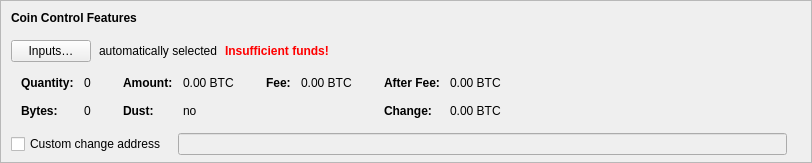
    <widget class="QFrame" name="frameCoinControl">
     <property name="sizePolicy">
      <sizepolicy hsizetype="Expanding" vsizetype="Expanding">
       <horstretch>0</horstretch>
       <verstretch>0</verstretch>
      </sizepolicy>
     </property>
     <property name="maximumSize">
      <size>
       <width>16777215</width>
       <height>16777215</height>
      </size>
     </property>
     <property name="frameShape">
      <enum>QFrame::StyledPanel</enum>
     </property>
     <property name="frameShadow">
      <enum>QFrame::Sunken</enum>
     </property>
     <layout class="QVBoxLayout" name="verticalLayoutCoinControl2">
      <property name="spacing">
       <number>0</number>
      </property>
      <property name="leftMargin">
       <number>0</number>
      </property>
      <property name="topMargin">
       <number>0</number>
      </property>
      <property name="rightMargin">
       <number>0</number>
      </property>
      <property name="bottomMargin">
       <number>6</number>
      </property>
      <item>
       <layout class="QVBoxLayout" name="verticalLayoutCoinControl" stretch="0,0,0,0,1">
        <property name="spacing">
         <number>0</number>
        </property>
        <property name="leftMargin">
         <number>10</number>
        </property>
        <property name="topMargin">
         <number>10</number>
        </property>
        <item>
         <layout class="QHBoxLayout" name="horizontalLayoutCoinControl1">
          <property name="bottomMargin">
           <number>15</number>
          </property>
          <item>
           <widget class="QLabel" name="labelCoinControlFeatures">
            <property name="sizePolicy">
             <sizepolicy hsizetype="Preferred" vsizetype="Maximum">
              <horstretch>0</horstretch>
              <verstretch>0</verstretch>
             </sizepolicy>
            </property>
            <property name="font">
             <font>
              <weight>75</weight>
              <bold>true</bold>
             </font>
            </property>
            <property name="styleSheet">
             <string notr="true">font-weight:bold;</string>
            </property>
            <property name="text">
             <string>Coin Control Features</string>
            </property>
           </widget>
          </item>
         </layout>
        </item>
        <item>
         <layout class="QHBoxLayout" name="horizontalLayoutCoinControl2" stretch="0,0,0,0">
          <property name="spacing">
           <number>8</number>
          </property>
          <property name="bottomMargin">
           <number>10</number>
          </property>
          <item>
           <widget class="QPushButton" name="pushButtonCoinControl">
            <property name="styleSheet">
             <string notr="true"/>
            </property>
            <property name="text">
             <string>Inputs…</string>
            </property>
            <property name="autoDefault">
             <bool>false</bool>
            </property>
           </widget>
          </item>
          <item>
           <widget class="QLabel" name="labelCoinControlAutomaticallySelected">
            <property name="text">
             <string>automatically selected</string>
            </property>
            <property name="margin">
             <number>5</number>
            </property>
           </widget>
          </item>
          <item>
           <widget class="QLabel" name="labelCoinControlInsuffFunds">
            <property name="font">
             <font>
              <weight>75</weight>
              <bold>true</bold>
             </font>
            </property>
            <property name="styleSheet">
             <string notr="true">color:red;font-weight:bold;</string>
            </property>
            <property name="text">
             <string>Insufficient funds!</string>
            </property>
            <property name="margin">
             <number>5</number>
            </property>
           </widget>
          </item>
          <item>
           <spacer name="horizontalSpacerCoinControl">
            <property name="orientation">
             <enum>Qt::Horizontal</enum>
            </property>
            <property name="sizeHint" stdset="0">
             <size>
              <width>40</width>
              <height>1</height>
             </size>
            </property>
           </spacer>
          </item>
         </layout>
        </item>
        <item>
         <widget class="QWidget" name="widgetCoinControl" native="true">
          <property name="sizePolicy">
           <sizepolicy hsizetype="Preferred" vsizetype="Preferred">
            <horstretch>0</horstretch>
            <verstretch>0</verstretch>
           </sizepolicy>
          </property>
          <property name="minimumSize">
           <size>
            <width>0</width>
            <height>0</height>
           </size>
          </property>
          <property name="styleSheet">
           <string notr="true"/>
          </property>
          <layout class="QHBoxLayout" name="horizontalLayoutCoinControl5">
           <property name="leftMargin">
            <number>0</number>
           </property>
           <property name="topMargin">
            <number>0</number>
           </property>
           <property name="rightMargin">
            <number>0</number>
           </property>
           <property name="bottomMargin">
            <number>0</number>
           </property>
           <item>
            <layout class="QHBoxLayout" name="horizontalLayoutCoinControl3" stretch="0,0,0,1">
             <property name="spacing">
              <number>20</number>
             </property>
             <property name="topMargin">
              <number>0</number>
             </property>
             <property name="bottomMargin">
              <number>10</number>
             </property>
             <item>
              <layout class="QFormLayout" name="formLayoutCoinControl1">
               <property name="horizontalSpacing">
                <number>10</number>
               </property>
               <property name="verticalSpacing">
                <number>14</number>
               </property>
               <property name="leftMargin">
                <number>10</number>
               </property>
               <property name="topMargin">
                <number>4</number>
               </property>
               <property name="rightMargin">
                <number>6</number>
               </property>
               <item row="0" column="0">
                <widget class="QLabel" name="labelCoinControlQuantityText">
                 <property name="font">
                  <font>
                   <weight>75</weight>
                   <bold>true</bold>
                  </font>
                 </property>
                 <property name="text">
                  <string>Quantity:</string>
                 </property>
                 <property name="margin">
                  <number>0</number>
                 </property>
                </widget>
               </item>
               <item row="0" column="1">
                <widget class="QLabel" name="labelCoinControlQuantity">
                 <property name="cursor">
                  <cursorShape>IBeamCursor</cursorShape>
                 </property>
                 <property name="contextMenuPolicy">
                  <enum>Qt::ActionsContextMenu</enum>
                 </property>
                 <property name="text">
                  <string notr="true">0</string>
                 </property>
                 <property name="margin">
                  <number>0</number>
                 </property>
                 <property name="textInteractionFlags">
                  <set>Qt::LinksAccessibleByMouse|Qt::TextSelectableByKeyboard|Qt::TextSelectableByMouse</set>
                 </property>
                </widget>
               </item>
               <item row="1" column="0">
                <widget class="QLabel" name="labelCoinControlBytesText">
                 <property name="font">
                  <font>
                   <weight>75</weight>
                   <bold>true</bold>
                  </font>
                 </property>
                 <property name="text">
                  <string>Bytes:</string>
                 </property>
                </widget>
               </item>
               <item row="1" column="1">
                <widget class="QLabel" name="labelCoinControlBytes">
                 <property name="cursor">
                  <cursorShape>IBeamCursor</cursorShape>
                 </property>
                 <property name="contextMenuPolicy">
                  <enum>Qt::ActionsContextMenu</enum>
                 </property>
                 <property name="text">
                  <string notr="true">0</string>
                 </property>
                 <property name="textInteractionFlags">
                  <set>Qt::LinksAccessibleByMouse|Qt::TextSelectableByKeyboard|Qt::TextSelectableByMouse</set>
                 </property>
                </widget>
               </item>
              </layout>
             </item>
             <item>
              <layout class="QFormLayout" name="formLayoutCoinControl2">
               <property name="horizontalSpacing">
                <number>10</number>
               </property>
               <property name="verticalSpacing">
                <number>14</number>
               </property>
               <property name="leftMargin">
                <number>6</number>
               </property>
               <property name="topMargin">
                <number>4</number>
               </property>
               <property name="rightMargin">
                <number>6</number>
               </property>
               <item row="0" column="0">
                <widget class="QLabel" name="labelCoinControlAmountText">
                 <property name="font">
                  <font>
                   <weight>75</weight>
                   <bold>true</bold>
                  </font>
                 </property>
                 <property name="text">
                  <string>Amount:</string>
                 </property>
                 <property name="margin">
                  <number>0</number>
                 </property>
                </widget>
               </item>
               <item row="0" column="1">
                <widget class="QLabel" name="labelCoinControlAmount">
                 <property name="cursor">
                  <cursorShape>IBeamCursor</cursorShape>
                 </property>
                 <property name="contextMenuPolicy">
                  <enum>Qt::ActionsContextMenu</enum>
                 </property>
                 <property name="text">
                  <string notr="true">0.00 BTC</string>
                 </property>
                 <property name="textInteractionFlags">
                  <set>Qt::LinksAccessibleByMouse|Qt::TextSelectableByKeyboard|Qt::TextSelectableByMouse</set>
                 </property>
                </widget>
               </item>
               <item row="1" column="0">
                <widget class="QLabel" name="labelCoinControlLowOutputText">
                 <property name="font">
                  <font>
                   <weight>75</weight>
                   <bold>true</bold>
                  </font>
                 </property>
                 <property name="text">
                  <string>Dust:</string>
                 </property>
                </widget>
               </item>
               <item row="1" column="1">
                <widget class="QLabel" name="labelCoinControlLowOutput">
                 <property name="cursor">
                  <cursorShape>IBeamCursor</cursorShape>
                 </property>
                 <property name="contextMenuPolicy">
                  <enum>Qt::ActionsContextMenu</enum>
                 </property>
                 <property name="text">
                  <string notr="true">no</string>
                 </property>
                 <property name="textInteractionFlags">
                  <set>Qt::LinksAccessibleByMouse|Qt::TextSelectableByKeyboard|Qt::TextSelectableByMouse</set>
                 </property>
                </widget>
               </item>
              </layout>
             </item>
             <item>
              <layout class="QFormLayout" name="formLayoutCoinControl3">
               <property name="horizontalSpacing">
                <number>10</number>
               </property>
               <property name="verticalSpacing">
                <number>14</number>
               </property>
               <property name="leftMargin">
                <number>6</number>
               </property>
               <property name="topMargin">
                <number>4</number>
               </property>
               <property name="rightMargin">
                <number>6</number>
               </property>
               <item row="0" column="0">
                <widget class="QLabel" name="labelCoinControlFeeText">
                 <property name="font">
                  <font>
                   <weight>75</weight>
                   <bold>true</bold>
                  </font>
                 </property>
                 <property name="text">
                  <string>Fee:</string>
                 </property>
                 <property name="margin">
                  <number>0</number>
                 </property>
                </widget>
               </item>
               <item row="0" column="1">
                <widget class="QLabel" name="labelCoinControlFee">
                 <property name="cursor">
                  <cursorShape>IBeamCursor</cursorShape>
                 </property>
                 <property name="contextMenuPolicy">
                  <enum>Qt::ActionsContextMenu</enum>
                 </property>
                 <property name="text">
                  <string notr="true">0.00 BTC</string>
                 </property>
                 <property name="textInteractionFlags">
                  <set>Qt::LinksAccessibleByMouse|Qt::TextSelectableByKeyboard|Qt::TextSelectableByMouse</set>
                 </property>
                </widget>
               </item>
              </layout>
             </item>
             <item>
              <layout class="QFormLayout" name="formLayoutCoinControl4">
               <property name="horizontalSpacing">
                <number>10</number>
               </property>
               <property name="verticalSpacing">
                <number>14</number>
               </property>
               <property name="leftMargin">
                <number>6</number>
               </property>
               <property name="topMargin">
                <number>4</number>
               </property>
               <property name="rightMargin">
                <number>6</number>
               </property>
               <item row="0" column="0">
                <widget class="QLabel" name="labelCoinControlAfterFeeText">
                 <property name="font">
                  <font>
                   <weight>75</weight>
                   <bold>true</bold>
                  </font>
                 </property>
                 <property name="text">
                  <string>After Fee:</string>
                 </property>
                 <property name="margin">
                  <number>0</number>
                 </property>
                </widget>
               </item>
               <item row="0" column="1">
                <widget class="QLabel" name="labelCoinControlAfterFee">
                 <property name="cursor">
                  <cursorShape>IBeamCursor</cursorShape>
                 </property>
                 <property name="contextMenuPolicy">
                  <enum>Qt::ActionsContextMenu</enum>
                 </property>
                 <property name="text">
                  <string notr="true">0.00 BTC</string>
                 </property>
                 <property name="textInteractionFlags">
                  <set>Qt::LinksAccessibleByMouse|Qt::TextSelectableByKeyboard|Qt::TextSelectableByMouse</set>
                 </property>
                </widget>
               </item>
               <item row="1" column="0">
                <widget class="QLabel" name="labelCoinControlChangeText">
                 <property name="font">
                  <font>
                   <weight>75</weight>
                   <bold>true</bold>
                  </font>
                 </property>
                 <property name="text">
                  <string>Change:</string>
                 </property>
                </widget>
               </item>
               <item row="1" column="1">
                <widget class="QLabel" name="labelCoinControlChange">
                 <property name="cursor">
                  <cursorShape>IBeamCursor</cursorShape>
                 </property>
                 <property name="contextMenuPolicy">
                  <enum>Qt::ActionsContextMenu</enum>
                 </property>
                 <property name="text">
                  <string notr="true">0.00 BTC</string>
                 </property>
                 <property name="textInteractionFlags">
                  <set>Qt::LinksAccessibleByMouse|Qt::TextSelectableByKeyboard|Qt::TextSelectableByMouse</set>
                 </property>
                </widget>
               </item>
              </layout>
             </item>
            </layout>
           </item>
          </layout>
         </widget>
        </item>
        <item>
         <layout class="QHBoxLayout" name="horizontalLayoutCoinControl4" stretch="0,0,0">
          <property name="spacing">
           <number>12</number>
          </property>
          <property name="sizeConstraint">
           <enum>QLayout::SetDefaultConstraint</enum>
          </property>
          <property name="topMargin">
           <number>5</number>
          </property>
          <property name="rightMargin">
           <number>5</number>
          </property>
          <item>
           <widget class="QCheckBox" name="checkBoxCoinControlChange">
            <property name="toolTip">
             <string>If this is activated, but the change address is empty or invalid, change will be sent to a newly generated address.</string>
            </property>
            <property name="text">
             <string>Custom change address</string>
            </property>
           </widget>
          </item>
          <item>
           <widget class="QValidatedLineEdit" name="lineEditCoinControlChange">
            <property name="enabled">
             <bool>false</bool>
            </property>
            <property name="sizePolicy">
             <sizepolicy hsizetype="Expanding" vsizetype="Fixed">
              <horstretch>0</horstretch>
              <verstretch>0</verstretch>
             </sizepolicy>
            </property>
           </widget>
          </item>
          <item>
           <widget class="QLabel" name="labelCoinControlChangeLabel">
            <property name="sizePolicy">
             <sizepolicy hsizetype="Preferred" vsizetype="Expanding">
              <horstretch>0</horstretch>
              <verstretch>0</verstretch>
             </sizepolicy>
            </property>
            <property name="minimumSize">
             <size>
              <width>0</width>
              <height>0</height>
             </size>
            </property>
            <property name="text">
             <string/>
            </property>
            <property name="margin">
             <number>3</number>
            </property>
           </widget>
          </item>
         </layout>
        </item>
        <item>
         <spacer name="verticalSpacerCoinControl">
          <property name="orientation">
           <enum>Qt::Vertical</enum>
          </property>
          <property name="sizeHint" stdset="0">
           <size>
            <width>800</width>
            <height>1</height>
           </size>
          </property>
         </spacer>
        </item>
       </layout>
      </item>
     </layout>
    </widget>
